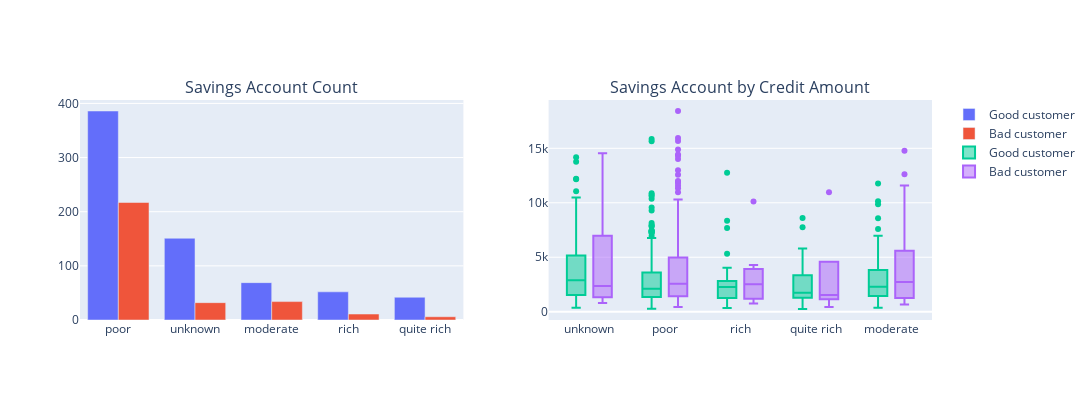

The cell this chart's notebook holds for it:
### Code cell
# it's a library that we work with plotly
import plotly.offline as py 
py.init_notebook_mode(connected=True) # this code, allow us to work with offline plotly version
import plotly.graph_objs as go # it's like "plt" of matplot
import plotly.tools as tls # It's useful to we get some tools of plotly
import warnings # This library will be used to ignore some warnings
from collections import Counter # To do counter of some features

#First plot
trace0 = go.Bar(
    x = df_data_specific[df_data_specific["Customer Type"]== '1']["Savings Account"].value_counts().index.values,
    y = df_data_specific[df_data_specific["Customer Type"]== '1']["Savings Account"].value_counts().values,
    name='Good customer'
)

#First plot 2
trace1 = go.Bar(
    x = df_data_specific[df_data_specific["Customer Type"]== '2']["Savings Account"].value_counts().index.values,
    y = df_data_specific[df_data_specific["Customer Type"]== '2']["Savings Account"].value_counts().values,
    name="Bad customer"
)

#Second plot
trace2 = go.Box(
    x = df_data_specific[df_data_specific["Customer Type"]== '1']["Savings Account"],
    y = df_data_specific[df_data_specific["Customer Type"]== '1']["Credit Amount"],
    name=trace0.name
)

#Second plot 2
trace3 = go.Box(
    x = df_data_specific[df_data_specific["Customer Type"]== '2']["Savings Account"],
    y = df_data_specific[df_data_specific["Customer Type"]== '2']["Credit Amount"],
    name=trace1.name
)

data = [trace0, trace1, trace2,trace3]


fig = tls.make_subplots(rows=1, cols=2, 
                        subplot_titles=('Savings Account Count', 'Savings Account by Credit Amount'))

fig.append_trace(trace0, 1, 1)
fig.append_trace(trace1, 1, 1)
fig.append_trace(trace2, 1, 2)
fig.append_trace(trace3, 1, 2)

fig['layout'].update(height=400, width=1200, boxmode='group')
py.iplot(fig, filename='savingaccount-subplot')

### Figure 1 — Plotly figure (JSON) as saved in the notebook; plotly's stock layout.template omitted (floating-point values rounded to 4 significant figures; data arrays with more than 128 entries replaced by an {"elided": "..."} marker saying what was removed)
{"data": [{"name": "Good customer", "type": "bar", "x": ["poor", "unknown", "moderate", "rich", "quite rich"], "xaxis": "x", "y": [386, 151, 69, 52, 42], "yaxis": "y"}, {"name": "Bad customer", "type": "bar", "x": ["poor", "moderate", "unknown", "rich", "quite rich"], "xaxis": "x", "y": [217, 34, 32, 11, 6], "yaxis": "y"}, {"name": "Good customer", "type": "box", "x": {"elided": "700 str values"}, "xaxis": "x2", "y": {"elided": "700 str values"}, "yaxis": "y2"}, {"name": "Bad customer", "type": "box", "x": {"elided": "300 str values"}, "xaxis": "x2", "y": {"elided": "300 str values"}, "yaxis": "y2"}], "layout": {"annotations": [{"font": {"size": 16}, "showarrow": false, "text": "Savings Account Count", "x": 0.225, "xanchor": "center", "xref": "paper", "y": 1, "yanchor": "bottom", "yref": "paper"}, {"font": {"size": 16}, "showarrow": false, "text": "Savings Account by Credit Amount", "x": 0.775, "xanchor": "center", "xref": "paper", "y": 1, "yanchor": "bottom", "yref": "paper"}], "boxmode": "group", "height": 400, "width": 1200, "xaxis": {"anchor": "y", "domain": [0, 0.45]}, "xaxis2": {"anchor": "y2", "domain": [0.55, 1]}, "yaxis": {"anchor": "x", "domain": [0, 1]}, "yaxis2": {"anchor": "x2", "domain": [0, 1]}}}
